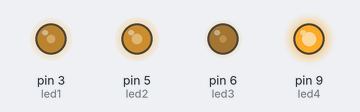
Bench run of a sketch on a simulated Arduino Uno, built with avr-gcc and run on an emulated ATmega328P. On the bench: output pins drawn as LEDs (lit = HIGH). Random numbers use the default seed unless the sketch sets one.

Above: at 0.91 s.
At 3.7 s:
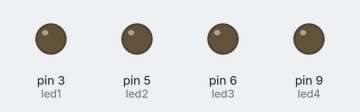
At 8.27 s:
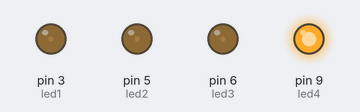
At 14.16 s:
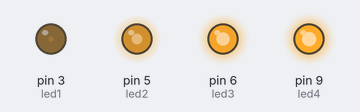
At 21.21 s:
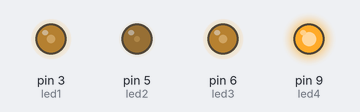
At 38.98 s:
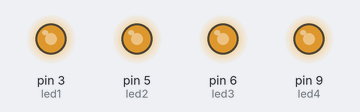
Timing chart, 0 to 40.0 s (numbered marks = the images above):
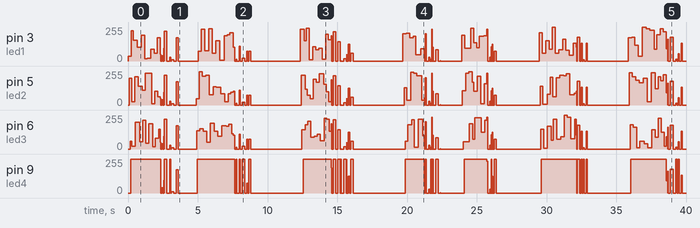

Measured:
- by itself, pin 6 (led3): 0/255 → 60/255 at 0.16 s, → 19/255 0.11 s later, → 201/255 0.24 s later, → 56/255 0.30 s later, … (158 changes in this stretch)
- by itself, pin 3 (led1): 0/255 → 37/255 at 0.00 s, → 228/255 0.23 s later, → 156/255 0.16 s later, → 104/255 0.27 s later, … (158 changes in this stretch)

The sketch:

lightningTest3.ino
```cpp
int led1 = 3;
int led2 = 5;
int led3 = 6;
int led4 = 9;

void setup() {

  pinMode(led1, OUTPUT);
  pinMode(led2, OUTPUT);
  pinMode(led3, OUTPUT);
  pinMode(led4, OUTPUT);
}


void loop() {
  chain();
  lightning2(random(4, 8));
  delay(random(1000, 4000));
}

void flashon(int duration, int bright)
{
  analogWrite(led1, bright);
  analogWrite(led2, bright);
  analogWrite(led3,  bright);
  analogWrite(led4, bright);
  delay(duration);
}

void flashoff (int offduration)
{

  digitalWrite(led1, LOW);
  digitalWrite(led2, LOW);
  digitalWrite(led3, LOW);
  digitalWrite(led4, LOW);
  delay(offduration);
}

void lightning2(int times)
{
  for ( int i = 0; i <= times; i++)
  {
    flashon(random(5, 200), random(0, 800));
    flashoff(random(5, 200));
  }
}

void chain()
{
  for (int j = 0; j <= (random(5, 20)); j++)
  {
    analogWrite(led1, random(300, 800));

    delay(random(20, 100));
    analogWrite(led2, random(300, 800));
    delay(random(20, 100));
    analogWrite(led3, random(300, 800));
    delay(random(20, 100));
    analogWrite(led4, random(300, 800));
    delay(random(20, 100));
  }
}
```
